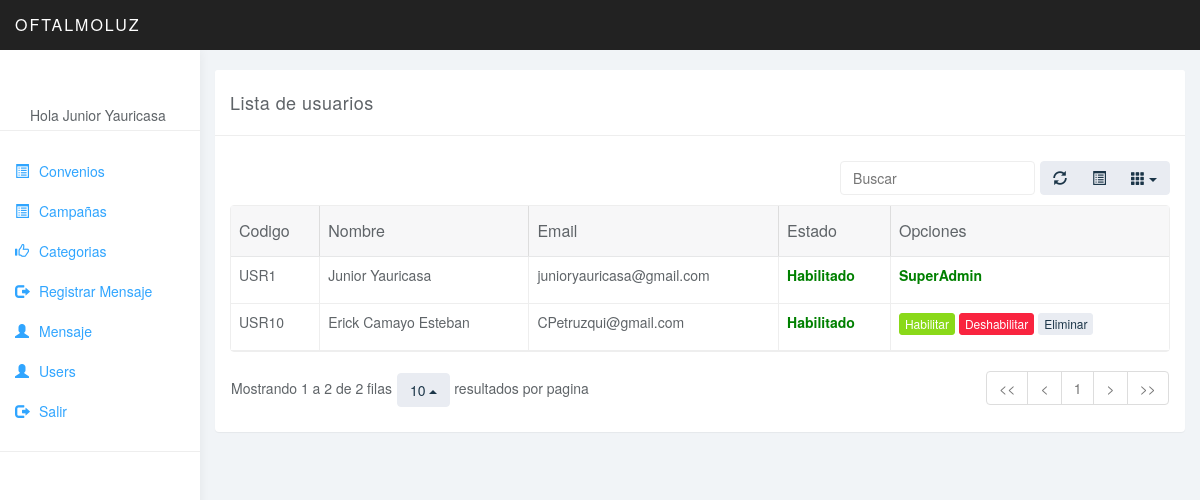
The page /admin/users.php (signed in) on the database its author committed.
### tables this page shows
CREATE TABLE `users` (
  `id` int(8) NOT NULL,
  `name` varchar(30) NOT NULL,
  `email` varchar(60) NOT NULL,
  `password` varchar(40) NOT NULL,
  `estado` int(8) DEFAULT NULL,
  `tipouser` int(11) NOT NULL
);

### admin/users.php (the view, shortened to what this page needs)
<!DOCTYPE html>
<html>
<head>
<link href="css/bootstrap.min.css" rel="stylesheet">
<link href="css/datepicker3.css" rel="stylesheet">
<link href="css/bootstrap-table.css" rel="stylesheet">
<link href="css/styles.css" rel="stylesheet">
</head>
<body style="padding-top: 70px">
	<nav class="navbar navbar-inverse navbar-fixed-top" role="navigation">
		<div class="container-fluid">
			<div class="navbar-header">
				<a class="navbar-brand" href="#">Oftalmoluz</a>
			</div>
		</div>
	</nav>
		<div id="sidebar-collapse" class="col-sm-3 col-lg-2 sidebar">
			<form role="search">
				<div class="form-group center" style="text-align:center">
					<br>
				</div>
				<div class="collapse navbar-collapse" id="navbar1">
					<ul class="nav menu">
						<?php if (isset($_SESSION['usr_id'])) { ?>
						<li>Hola
							<?php echo $_SESSION['usr_name']; ?>
						</li>
						<?php } ?>
					</ul>
				</div>
			</form>
			<?php include("panellateral.php"); ?>
		</div>
		<div class="col-sm-9 col-sm-offset-3 col-lg-10 col-lg-offset-2 main">
				<div class="row">
					<div class="col-lg-12">
						<div class="panel panel-default">
							<div class="panel-heading">Lista de usuarios</div>
								<div class="panel-body">
									<table data-toggle="table" data-show-refresh="true" data-show-toggle="true" data-show-columns="true" data-search="true" data-select-item-name="toolbar1" data-pagination="true" data-sort-name="name" data-sort-order="desc">
									    <thead>
										    <tr>
										        <th>Codigo</th>
										        <th style="text-transform: uppercase">Nombre</th>
										        <th style="text-transform: uppercase">Email</th>
										        <th style="text-transform: uppercase">Estado</th>
										        <th style="text-transform: uppercase">Opciones</th>
										    </tr>
									    </thead>
									    <tbody>
		<?php
			include ("credenciales.php");
			$conn = new mysqli($servername, $username, $password, $dbname);
			$sql = "SELECT * FROM users";
			$result = $conn->query($sql);
			if ($result->num_rows > 0) {
			    while($row = $result->fetch_assoc()) {
			    	if($row['estado'] == 0){
			    		$row['estado'] = '<p style="color: red"><b>Deshabilitado</b></p>';
			    	}else
			    	if($row['estado'] == 1){
			    	    $row['estado'] = '<p style="color: green"><b>Habilitado</b></b></p>';
			    	}
			    	if($row['tipouser'] == 1){
			    		$controles = '
			        		<p style="color: green"><b>SuperAdmin</b></p>
			    		';
			    	}else
		    		if($row['tipouser'] == 0){
		    			$controles = "
			        		<a href='habilitarruser.php?codigo=".$row['id']."' class='btn btn-success btn-xs'>Habilitar</a>
			        		<a href='deshabilitarruser.php?codigo=".$row['id']."' class='btn btn-danger btn-xs'>Deshabilitar</a>
			        		<a href='eliminaruser.php?codigo=".$row['id']."' class='btn btn-default btn-xs'>Eliminar</a>
			    		";
		    		}
			        echo "
				        <tr>
				        	<td>USR".$row['id']."</td>
				        	<td>".$row['name']."</td>
				        	<td>".$row['email']."</td>
				        	<td>".$row['estado']."</td>
				        	<td>".$controles."</td>
				        </tr>
			        ";
			    }
			} else {
			    echo "Sin resultados aun";
			}
		?>
										</tbody>
					                    </table>
								</div>
						</div>
					</div>
				</div>
		</div>
</body>
</html>

### admin/css/styles.css (style rules this page uses)
body { background: #f1f4f7; padding-top: 50px; color: #5f6468; }
p { color: #777; }
a, a:hover, a:focus { color: #30a5ff; }
.navbar-header .navbar-brand { color: #fff; font-size: 16px; text-transform: uppercase; font-weight: 500; letter-spacing: 2px; }
.btn-default, .btn-default:hover, .btn-default:focus, .btn-default:active, .btn-default.active, .open > .dropdown-toggle.btn-default, .btn-default.disabled, .btn-default[disabled], fieldset[disabled] .btn-default, .btn-default.disabled:hover, .btn-default[disabled]:hover, fieldset[disabled] .btn-default:hover, .btn-default.disabled:focus, .btn-default[disabled]:focus, fieldset[disabled] .btn-default:focus, .btn-default.disabled:active, .btn-default[disabled]:active, fieldset[disabled] .btn-default:active, .btn-default.disabled.active, .btn-default[disabled].active, fieldset[disabled] .btn-default.active { background-color: #e9ecf2; border-color: #e9ecf2; color: #1b3548; }
.btn-success, .btn-success:hover, .btn-success:focus, .btn-success:active, .btn-success.active, .open > .dropdown-toggle.btn-success, .btn-success.disabled, .btn-success[disabled], fieldset[disabled] .btn-success, .btn-success.disabled:hover, .btn-success[disabled]:hover, fieldset[disabled] .btn-success:hover, .btn-success.disabled:focus, .btn-success[disabled]:focus, fieldset[disabled] .btn-success:focus, .btn-success.disabled:active, .btn-success[disabled]:active, fieldset[disabled] .btn-success:active, .btn-success.disabled.active, .btn-success[disabled].active, fieldset[disabled] .btn-success.active { background-color: #8ad919; border-color: #8ad919; }
.btn-danger, .btn-danger:hover, .btn-danger:focus, .btn-danger:active, .btn-danger.active, .open > .dropdown-toggle.btn-danger, .btn-danger.disabled, .btn-danger[disabled], fieldset[disabled] .btn-danger, .btn-danger.disabled:hover, .btn-danger[disabled]:hover, fieldset[disabled] .btn-danger:hover, .btn-danger.disabled:focus, .btn-danger[disabled]:focus, fieldset[disabled] .btn-danger:focus, .btn-danger.disabled:active, .btn-danger[disabled]:active, fieldset[disabled] .btn-danger:active, .btn-danger.disabled.active, .btn-danger[disabled].active, fieldset[disabled] .btn-danger.active { background-color: #f9243f; border-color: #f9243f; }
.panel { border: 0; }
.panel-heading { font-size: 18px; font-weight: 300; letter-spacing: 0.025em; height: 66px; line-height: 45px; }
.panel-default .panel-heading { background: #fff; border-bottom: 1px solid #eee; color: #5f6468; }
.navbar { border: 0; }
.sidebar { display: block; background-color: #fff; padding: 0; display: none; }
.sidebar form { padding: 20px 15px 5px 15px; border-bottom: 1px solid #eee; margin-bottom: 20px; }
@media (min-width: 768px) { .sidebar { display: block; position: fixed; top: 50px; bottom: 0; left: 0; z-index: 1000; display: block; margin: 0; padding: 0; overflow-x: hidden; overflow-y: auto; background-color: #fff; box-shadow: 1px 0px 10px rgba(0, 0, 0, .05); } }
@media (min-width: 768px) { .navbar-header { width: 100%; } }
.table { background: #fff; }

### rows shown on the page
users: id "1", name "Junior Yauricasa", email "junioryauricasa@gmail.com", tipouser "SuperAdmin"
users: id "10", name "Erick Camayo Esteban", email "CPetruzqui@gmail.com"

### other values the page prints
$_SESSION['usr_name'] "Junior Yauricasa"
